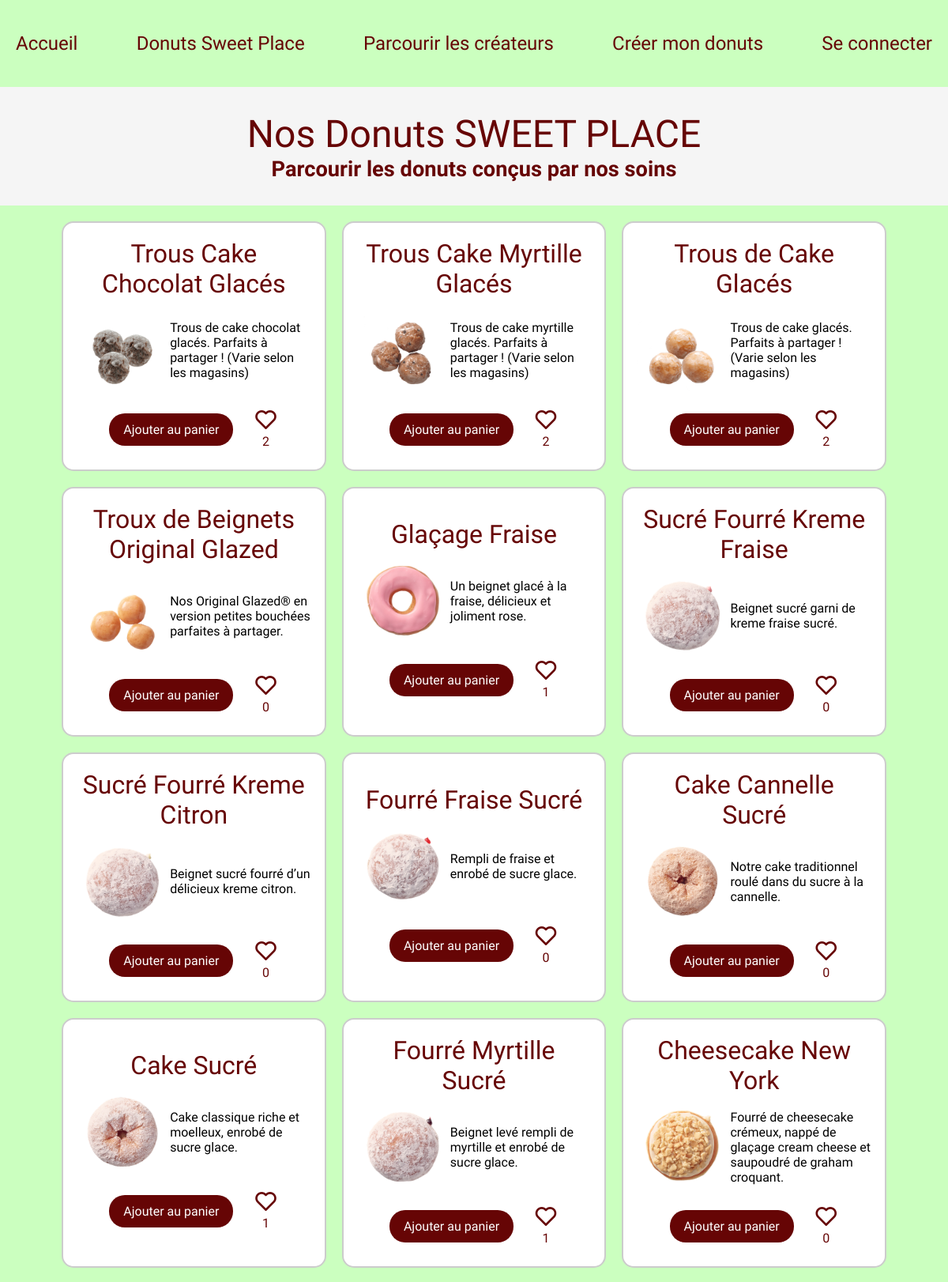
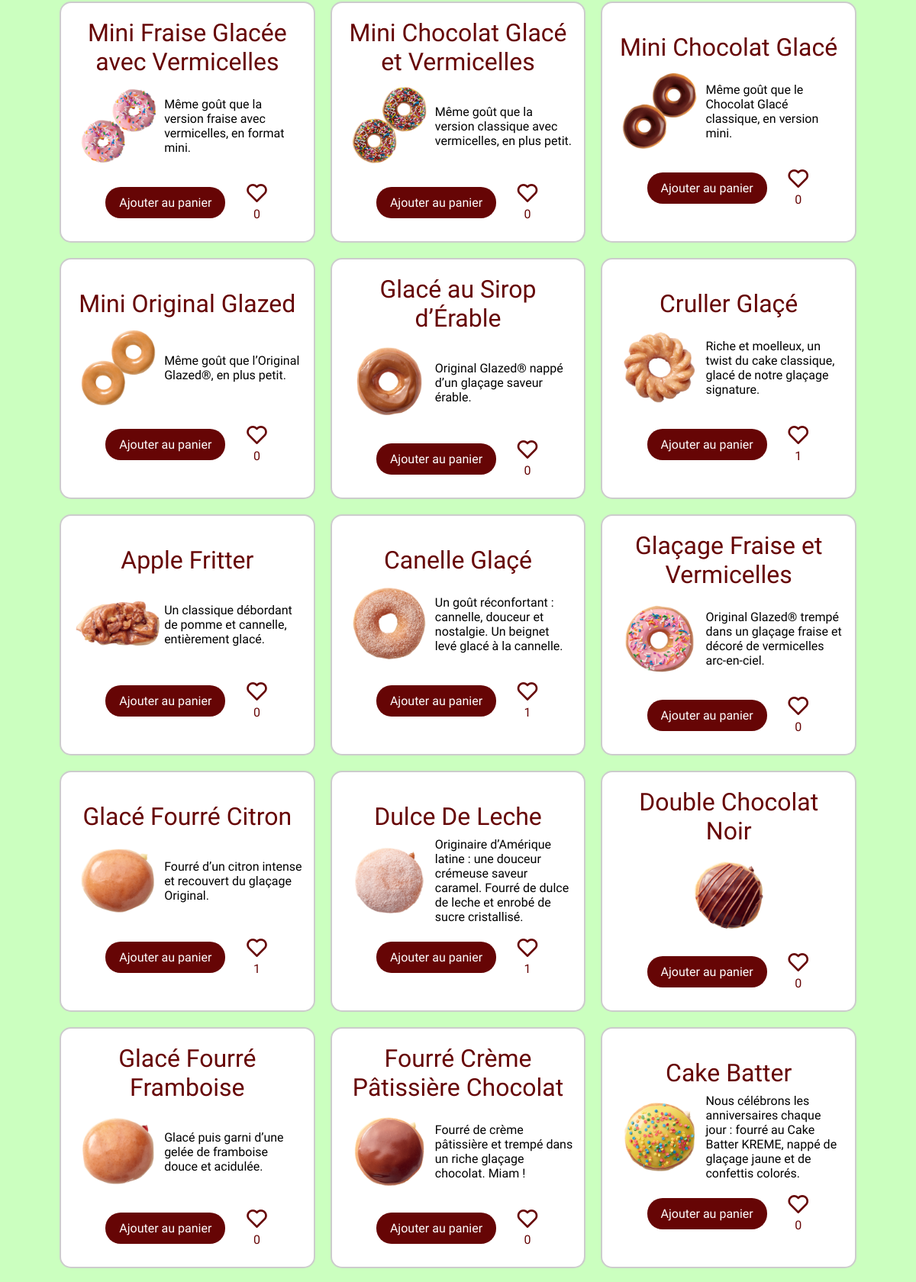
Screenshot of /donuts_sweetplace.php (upper part) with the database file from the repository (2 pictures, top to bottom).
### tables this page shows
CREATE TABLE IF NOT EXISTS `nos_donuts` (
  `id_donuts_de_base` int NOT NULL AUTO_INCREMENT,
  `title` varchar(255) DEFAULT NULL,
  `url` varchar(255) DEFAULT NULL,
  `img` varchar(255) DEFAULT NULL,
  `imgAlt` varchar(255) DEFAULT NULL,
  `bannerUrl` varchar(255) DEFAULT NULL,
  `nutritionalFacts` varchar(255) DEFAULT NULL,
  `description` varchar(255) DEFAULT NULL,
  PRIMARY KEY (`id_donuts_de_base`)
);

### donuts_sweetplace.php (the view, shortened to what this page needs)
<?php
require 'config.php';
$userId = isset($_SESSION['id']) ? (int)$_SESSION['id'] : 0;
$sql2 = "
    SELECT d.id_donuts_de_base,
           d.title,
           d.img,
           d.imgAlt,
           d.description,
           COALESCE(l.likes, 0) AS likes,
           EXISTS(
             SELECT 1 FROM fk_like_base f
             WHERE f.id_donuts_de_base = d.id_donuts_de_base
               AND f.id_users = :userId
           ) AS already_liked
    FROM nos_donuts d
    LEFT JOIN (
        SELECT id_donuts_de_base, COUNT(*) AS likes
        FROM fk_like_base
        GROUP BY id_donuts_de_base
    ) l ON l.id_donuts_de_base = d.id_donuts_de_base
    ORDER BY d.id_donuts_de_base DESC
";
$stmt2 = $pdo->prepare($sql2);
$stmt2->execute([':userId' => $userId]);
$donuts = $stmt2->fetchAll(PDO::FETCH_ASSOC);
?>
<!DOCTYPE html>
<html lang="fr">
<head>
    <?php include 'css/links.php'; ?>
</head>
<?php include 'header/header.php'; ?>
<body>
    <div class="welcome" style="border : none; height: 150px;">
        <div class="content"  style="border : none; height: 100px;" >
            <h1>Nos Donuts SWEET PLACE</h1>
            <p class='slogan'>Parcourir les donuts conçus par nos soins</p>
        </div>
    </div>
    <div class="tendances">
        <div class="cards-container">
            <?php foreach ($donuts as $donut): ?>
                <div class="card">
                    <h3><?= htmlspecialchars($donut['title']) ?></h3>
                    <div class="content">
                        <img src="<?= htmlspecialchars($donut['img']) ?>" alt="<?= htmlspecialchars($donut['imgAlt']) ?>">
                        <p class="compo"><?= htmlspecialchars($donut['description']) ?></p>
                    </div>
                    <div class="interaction">
                        <a href="addpanier.php?id=<?= htmlspecialchars($donut['id_donuts_de_base']) ?>" class="btn">Ajouter au panier</a>
                        <div class="like">
                            <i class="bx btnlike <?= $donut['already_liked'] ? 'bxs-heart' : 'bx-heart' ?>"
   data-id="<?= $donut['id_donuts_de_base'] ?>"
   data-source="base"
   data-liked="<?= $donut['already_liked'] ? '1' : '0' ?>"></i>
                            <p class="nb_like"><?= $donut['likes']?></p>
                        </div>
                    </div>
                </div>
            <?php endforeach; ?>
        </div>
    </div>
</body>
</html>

### css/styles.css (style rules this page uses)
:root { --mainfont : "Modak", system-ui; --textfont :"Mada", sans-serif; --maincolor : #CBFFBF; --textcolor : #660505; }
*, *::after, *::before { box-sizing: border-box; }
body { margin: 0; padding: 0; background-color: var(--maincolor); font-family: var(--textfont); }
h1,h2 { font-family: var(--mainfont); color: var(--textcolor); font-weight: 400; margin: 0; font-size: 3rem; }
p { margin: 0; }
.welcome { width: 100%; height: 400px ; display: flex; justify-content: center; align-items: center; background-color: whitesmoke; }
.welcome .content { display: flex; flex-direction: column; align-items: center; justify-content: center; font-family: var(--textfont); width: 90%; height: 90%; border: 2px solid var(--textcolor); border-radius: 26px ; color: var(--textcolor); }
.slogan { font-size: 1.7rem; font-weight: 600; text-align: center; }
.tendances { padding: 20px; display: flex; flex-direction: column; }
h3 { font-family: var(--mainfont); font-weight: 400; color: var(--textcolor); font-size: 2rem; margin: 5px; }
.cards-container { display: grid; grid-template-columns: repeat(3, 1fr); gap: 20px; width: 90%; margin: 0 auto; }
.card { background-color: white; border: 2px solid #ccc; border-radius: 15px; padding: 15px; text-align: center; display: flex; flex-direction: column; align-items: center; justify-content: center; transition: 0.2s ease; }
.card .content, .card .interaction { display: flex; justify-content: center; align-items: center; }
.interaction { gap: 25px; }
i { font-size: 2rem; color: var(--textcolor); }
.nb_like { color: var(--textcolor); }
.content img { width: 120px; }
.card .content p { width: 60%; text-align: left; }
.btn { text-decoration: none; color: white; background-color: var(--textcolor); font-size: 1rem; padding: 8px 15px; border: 3px solid transparent; border-radius: 20px; margin-top: 20px; transition: 0.2s ease; margin-bottom: 15px; }

### css/header.css (style rules this page uses)
:root { --mainfont : "Modak", system-ui; --textfont :"Mada", sans-serif; --maincolor : #CBFFBF; --textcolor : #660505; }

### rows the page displays
nos_donuts: title "Trous Cake Chocolat Glacés", img (picture), description "Trous de cake chocolat glacés. Parfaits à partager ! (Varie selon les magasins)", likes "2"
nos_donuts: title "Trous Cake Myrtille Glacés", img (picture), description "Trous de cake myrtille glacés. Parfaits à partager ! (Varie selon les magasins)", likes "2"
nos_donuts: title "Trous de Cake Glacés", img (picture), description "Trous de cake glacés. Parfaits à partager ! (Varie selon les magasins)", likes "2"
nos_donuts: title "Troux de Beignets Original Glazed", img (picture), description "Nos Original Glazed® en version petites bouchées parfaites à partager.", likes "0"
nos_donuts: title "Glaçage Fraise", img (picture), description "Un beignet glacé à la fraise, délicieux et joliment rose.", likes "1"
nos_donuts: title "Sucré Fourré Kreme Fraise", img (picture), description "Beignet sucré garni de kreme fraise sucré.", likes "0"
nos_donuts: title "Sucré Fourré Kreme Citron", img (picture), description "Beignet sucré fourré d’un délicieux kreme citron.", likes "0"
nos_donuts: title "Fourré Fraise Sucré", img (picture), description "Rempli de fraise et enrobé de sucre glace.", likes "0"
nos_donuts: title "Cake Cannelle Sucré", img (picture), description "Notre cake traditionnel roulé dans du sucre à la cannelle.", likes "0"
nos_donuts: title "Cake Sucré", img (picture), description "Cake classique riche et moelleux, enrobé de sucre glace.", likes "1"
nos_donuts: title "Fourré Myrtille Sucré", img (picture), description "Beignet levé rempli de myrtille et enrobé de sucre glace.", likes "1"
nos_donuts: title "Cheesecake New York", img (picture), description "Fourré de cheesecake crémeux, nappé de glaçage cream cheese et saupoudré de graham croquant.", likes "0"
nos_donuts: title "Mini Fraise Glacée avec Vermicelles", img (picture), description "Même goût que la version fraise avec vermicelles, en format mini.", likes "0"
nos_donuts: title "Mini Chocolat Glacé et Vermicelles", img (picture), description "Même goût que la version classique avec vermicelles, en plus petit.", likes "0"
nos_donuts: title "Mini Chocolat Glacé", img (picture), description "Même goût que le Chocolat Glacé classique, en version mini.", likes "0"
nos_donuts: title "Mini Original Glazed", img (picture), description "Même goût que l’Original Glazed®, en plus petit.", likes "0"
nos_donuts: title "Glacé au Sirop d’Érable", img (picture), description "Original Glazed® nappé d’un glaçage saveur érable.", likes "0"
nos_donuts: title "Cruller Glaçé", img (picture), description "Riche et moelleux, un twist du cake classique, glacé de notre glaçage signature.", likes "1"
nos_donuts: title "Apple Fritter", img (picture), description "Un classique débordant de pomme et cannelle, entièrement glacé.", likes "0"
nos_donuts: title "Canelle Glaçé", img (picture), description "Un goût réconfortant : cannelle, douceur et nostalgie. Un beignet levé glacé à la cannelle.", likes "1"
nos_donuts: title "Glaçage Fraise et Vermicelles", img (picture), description "Original Glazed® trempé dans un glaçage fraise et décoré de vermicelles arc-en-ciel.", likes "0"
nos_donuts: title "Glacé Fourré Citron", img (picture), description "Fourré d’un citron intense et recouvert du glaçage Original.", likes "1"
nos_donuts: title "Dulce De Leche", img (picture), description "Originaire d’Amérique latine : une douceur crémeuse saveur caramel. Fourré de dulce de leche et enrobé de sucre cristallisé.", likes "1"
nos_donuts: title "Double Chocolat Noir", img (picture), likes "0"
nos_donuts: title "Glacé Fourré Framboise", img (picture), description "Glacé puis garni d’une gelée de framboise douce et acidulée.", likes "0"
nos_donuts: title "Fourré Crème Pâtissière Chocolat", img (picture), description "Fourré de crème pâtissière et trempé dans un riche glaçage chocolat. Miam !", likes "0"
nos_donuts: title "Cake Batter", img (picture), description "Nous célébrons les anniversaires chaque jour : fourré au Cake Batter KREME, nappé de glaçage jaune et de confettis colorés.", likes "0"
